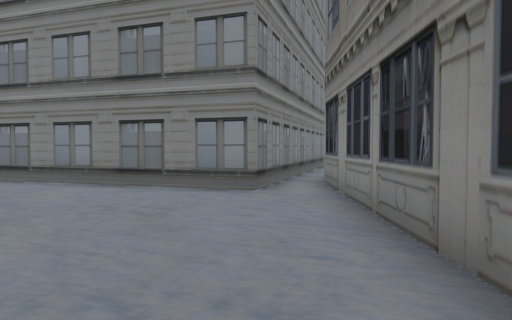
view 1 (above)

24 first-person views from a walk through a scene from a Unity 3-D project. The camera is 1.5 m above the floor, tilts 2° down and sees 70° across. The floor is counted in squares, 2 m on a side. Each view is taken from the middle of a square. On the plan, view 1 faces up. The plan holds only what a view shows up to about 11 squares ahead; the rest is blank. The place goes on beyond the plan.

view 2
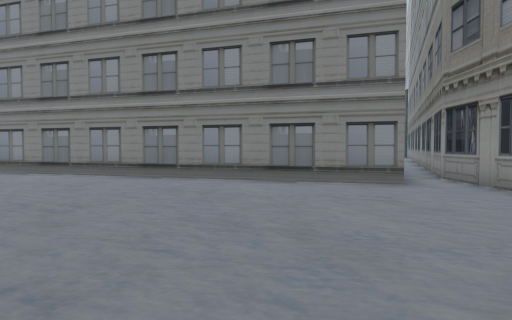

view 3
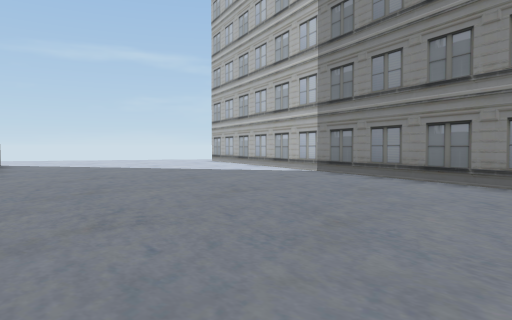

view 4
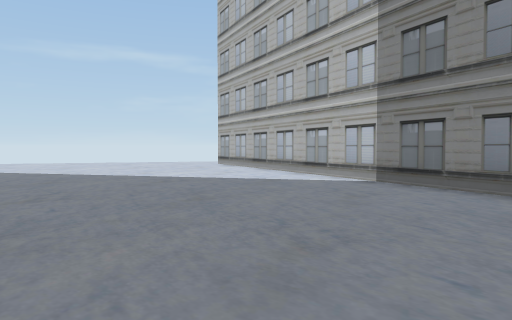

view 5
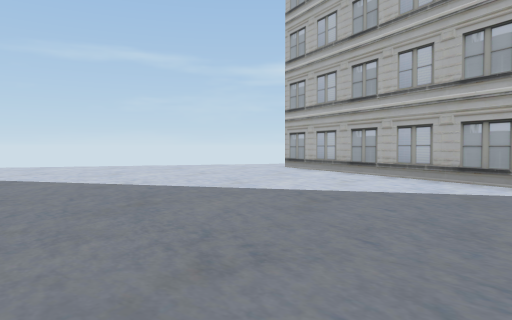

view 6
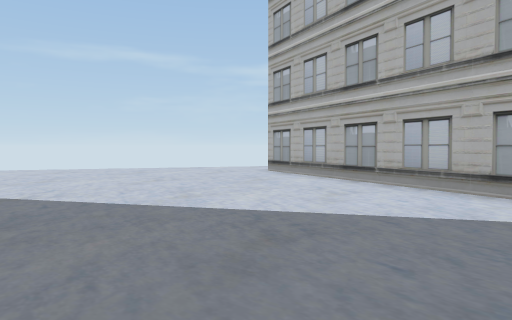

view 7
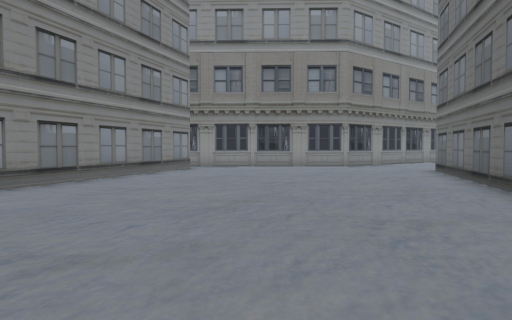

view 8
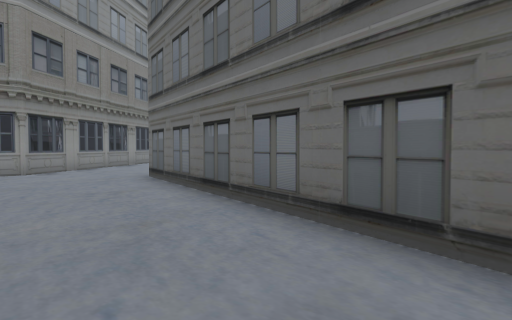

view 9
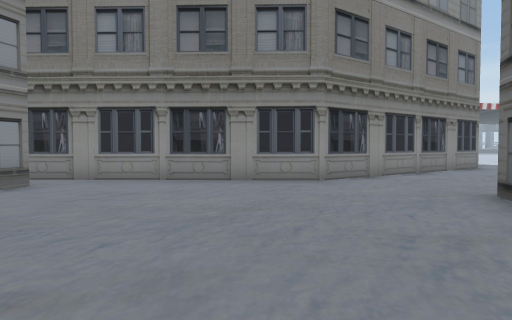

view 10
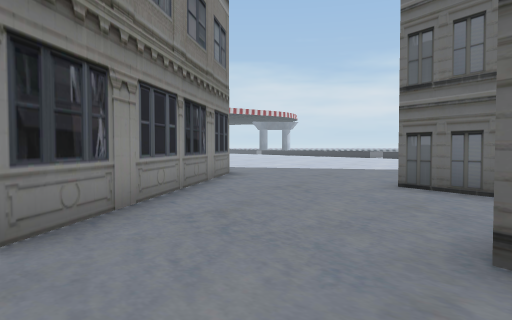

view 11
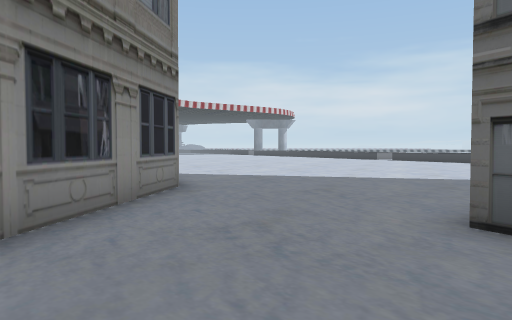

view 12
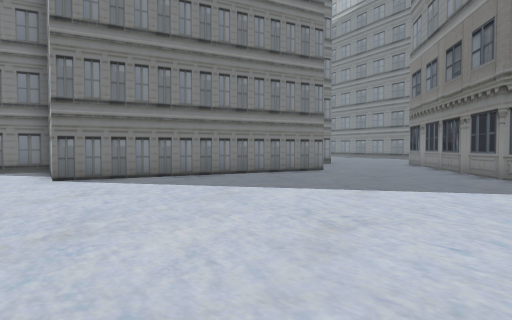

view 13
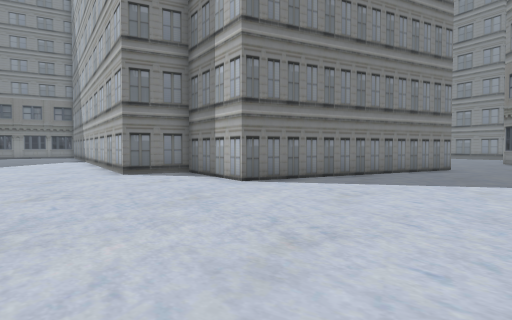

view 14
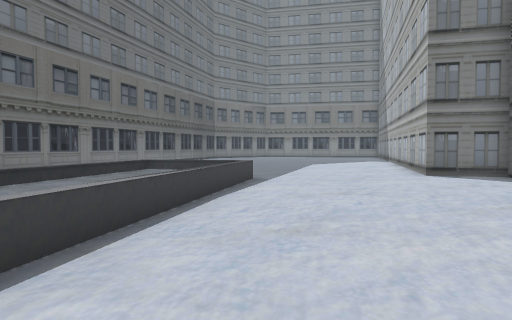

view 15
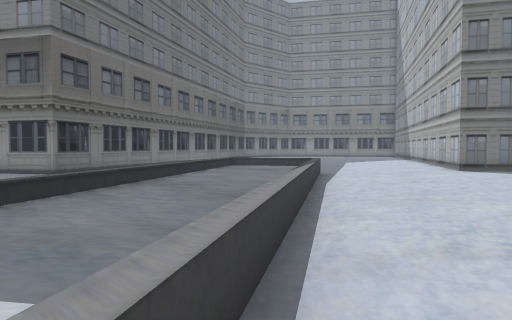

view 16
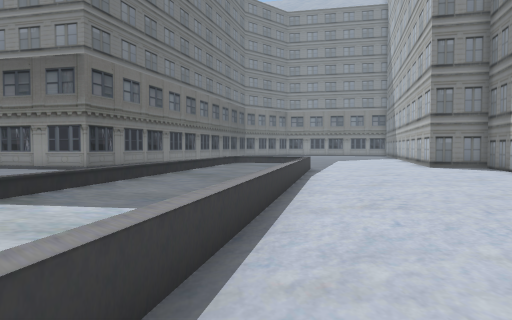

view 17
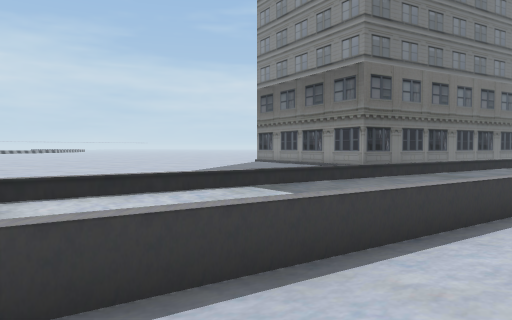

view 18
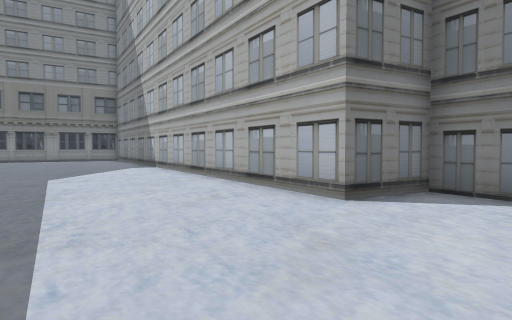

view 19
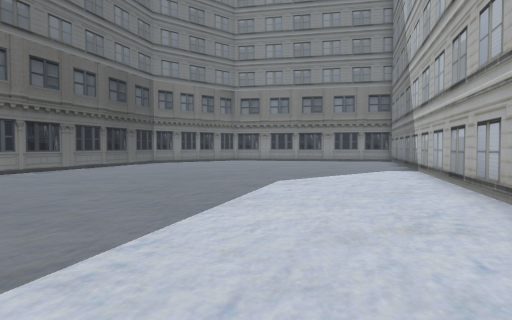

view 20
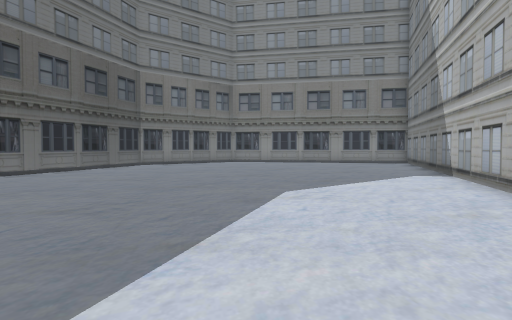

view 21
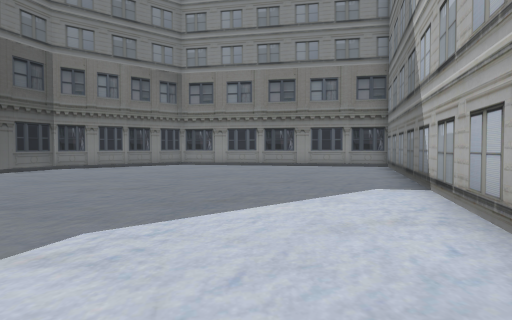

view 22
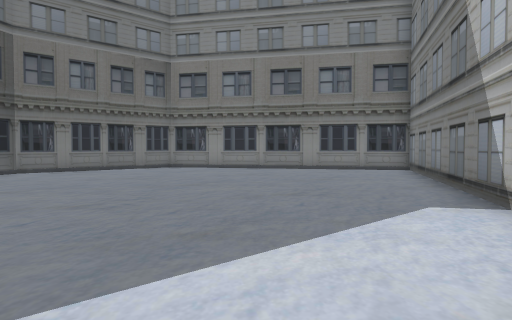

view 23
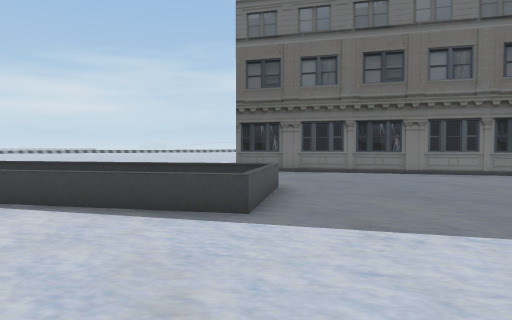

view 24
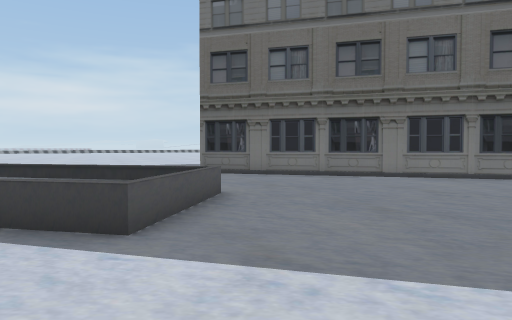

### Floor plan
Key: @ floor where view 1 was taken; # wall or solid block; . floor; = window, fence, low wall or low ledge; ^ raised ledge.
Columns run from 21 left of view 1 to 9 right of it. Each row starts with its distance up from view 1.
 14 ##
 13 .####
 12 ....####
 11 .......####
 10 ..........####
  9 .............####    ###
  8 ................#### #.#
  7 ...................###.#
  6 .......................#
  5 .......................#
  4 .......................#
  3    ....................#
  2        ................#
  1            ............#
  0            ###.......@.##
 -1              #####......#
 -2                  ###....##
 -3                     .....##
 -4                     ......##
 -5                     .......#
 -6                     ##.....#
 -7                      #........
 -8                      #.........
 -9                      #.........
-10 ####                ##........
-11 ...#####            #........
-12 .......####     ### #........
-13 ..........##### #.###.........
-14 ..............###.............
-15 .............................
-16 ............................ .
-17 ...........................
-18 ...........................
-19 .................=...........
-20 .................^^^^^^...... .
-21 #................^^^^^^^^^^^...
-22 ##.. ............^^^^^^^^^^^^^^
-23  ##  #............  .^^^^^^^^^
-24      #### ........      ..^^^^
-25           ###.....
-26             ####..

Where each view was taken, in squares from view 1:
view 1: 0 up, 0 right, facing up
view 2: 1 down, 3 left, facing up
view 3: 1 up, 6 left, facing up-left
view 4: 3 up, 9 left, facing up-left
view 5: 3 up, 13 left, facing up-left
view 6: 5 up, 14 left, facing up-left
view 7: 4 up, 13 left, facing right
view 8: 3 up, 10 left, facing down-right
view 9: 2 up, 7 left, facing right
view 10: 1 up, 2 left, facing down-right
view 11: 2 down, 0 right, facing down-right
view 12: 16 down, 8 right, facing up-left
view 13: 19 down, 5 right, facing up-left
view 14: 19 down, 5 right, facing left
view 15: 21 down, 7 right, facing left
view 16: 21 down, 9 right, facing left
view 17: 20 down, 9 right, facing down-left
view 18: 19 down, 2 left, facing up-left
view 19: 17 down, 3 left, facing left
view 20: 17 down, 5 left, facing left
view 21: 15 down, 8 left, facing left
view 22: 15 down, 10 left, facing left
view 23: 15 down, 4 left, facing down
view 24: 16 down, 5 left, facing down
